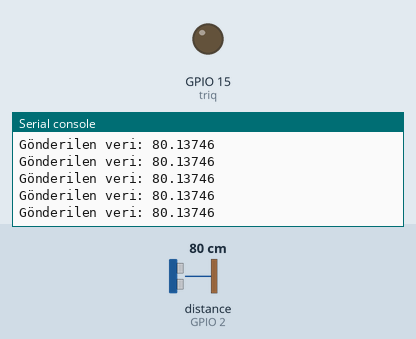
The program below on a simulated ESP32 board running MicroPython. Shown: output pins drawn as LEDs (lit = HIGH), the last lines printed to the serial console. Inputs (shaded band) come from the test bench; at power-on: distance to the obstacle (sensor on GPIO 2) 80 cm. WiFi joins after 1.5 s; library files of the repository ran but are not shown: hcsr04.py; pins used as bus, display or sensor lines are not drawn.

Above: at 2.8 s.
2.9 s: distance to the obstacle (sensor on GPIO 2) set to 2 cm
At 3.32 s:
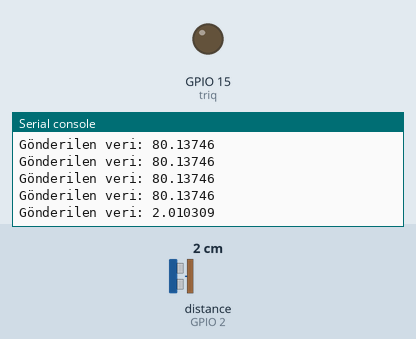
4.4 s: distance to the obstacle (sensor on GPIO 2) set to 4 cm
At 4.58 s:
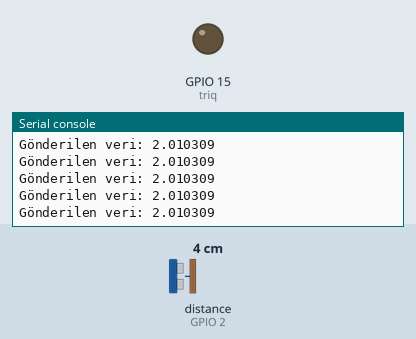
Timing chart, 0 to 7.4 s (numbered marks = the images above; inputs shaded):
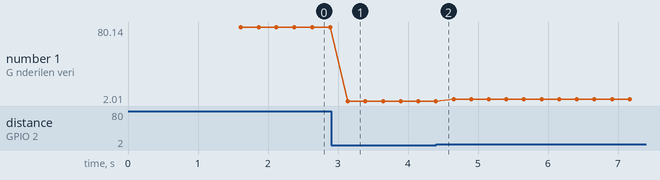

Measured:
- after the input at 2.9 s, the serial console: prints a new line after 0.24 s (image 1)
- plotted number 1: 80.14 → 2.01 after the input at 2.9 s, 2.01 → 4 after the input at 4.4 s

The program:

server.py
```python
import network
import socket
import time
from hcsr04 import HCSR04
from machine import Pin

triq = Pin(15,Pin.OUT)
eqho = Pin(2,Pin.IN)

a = HCSR04(triq,eqho)


# Wi-Fi ağ bilgilerini girin
WIFI_SSID = "Galaxy"
WIFI_PASSWORD = "123456"

# Bağlanılacak sunucunun IP adresi ve port numarası
SERVER_IP = "192.168.1.1"  # Bilgisayarınızın IP adresi
SERVER_PORT = 80

# Wi-Fi istemcisini başlat
wifi_client = network.WLAN(network.STA_IF)
wifi_client.active(True)

# Wi-Fi ağına bağlan
wifi_client.connect(WIFI_SSID, WIFI_PASSWORD)

# Bağlantı sağlanana kadar bekleyin
while not wifi_client.isconnected():
    pass

# IP adresini alın
ip_address = wifi_client.ifconfig()[0]
print("Wi-Fi bağlantısı başarıyla sağlandı.")
print("IP Adresi:", ip_address)

# TCP istemcisini başlat
client_socket = socket.socket(socket.AF_INET, socket.SOCK_STREAM)
client_socket.connect((SERVER_IP, SERVER_PORT))  # Sunucuya bağlan

# Veri gönderme döngüsü
while True:
    b= a.distance_cm()
    message = str(b)
    client_socket.send(message.encode())  # Veriyi sunucuya gönder
    print("Gönderilen veri:", message)
    time.sleep(0.25)  # Bir saniye bekleyin
```
